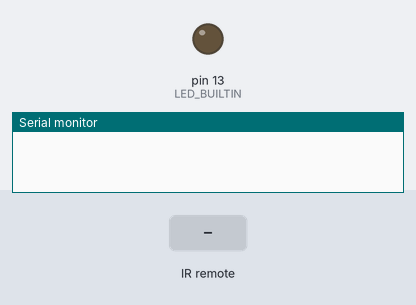
Recording of a sketch running on a simulated Arduino Uno, built with avr-gcc and run on an emulated ATmega328P. On the bench: output pins drawn as LEDs (lit = HIGH), the last lines printed to the serial monitor. The inputs (shaded band) are chosen by the test bench.

Above: at 1.2 s.
1.3 s: infrared code 0xFFA25D received
At 1.8 s:
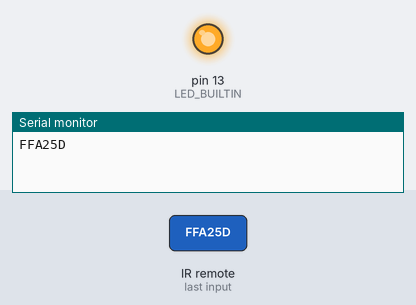
2.8 s: infrared code 0xFF629D received
At 4.2 s:
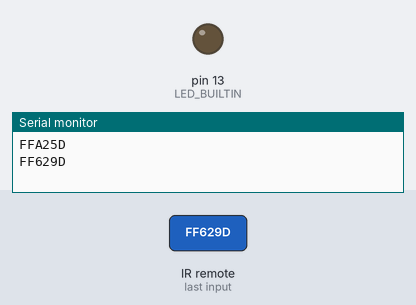
Timing chart, 0 to 5.8 s (numbered marks = the images above; inputs shaded):
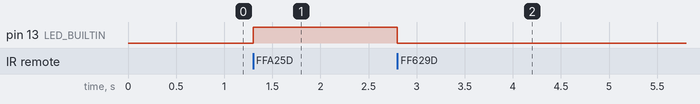

The sketch:

IRremoteReadCode.ino
```cpp
#include <IRremote.h>

const int RECV_PIN = 2;
int result;
IRrecv irrecv(RECV_PIN);
decode_results results;

void setup() {
  Serial.begin(9600);
  pinMode(LED_BUILTIN, OUTPUT);
  irrecv.enableIRIn();
}

void loop() {
  if (irrecv.decode(&results)) {
    Serial.println(results.value, HEX);
    irrecv.resume();
  }
  if(results.value==0xFFA25D){
    digitalWrite(LED_BUILTIN, HIGH);
  }
  else if(results.value==0xFF629D){
    digitalWrite(LED_BUILTIN, LOW);
  }
}
```

Measured:
- after the input at 1.3 s, pin 13 (LED_BUILTIN): LOW → HIGH at once
- after the input at 2.8 s, pin 13 (LED_BUILTIN): HIGH → LOW at once
